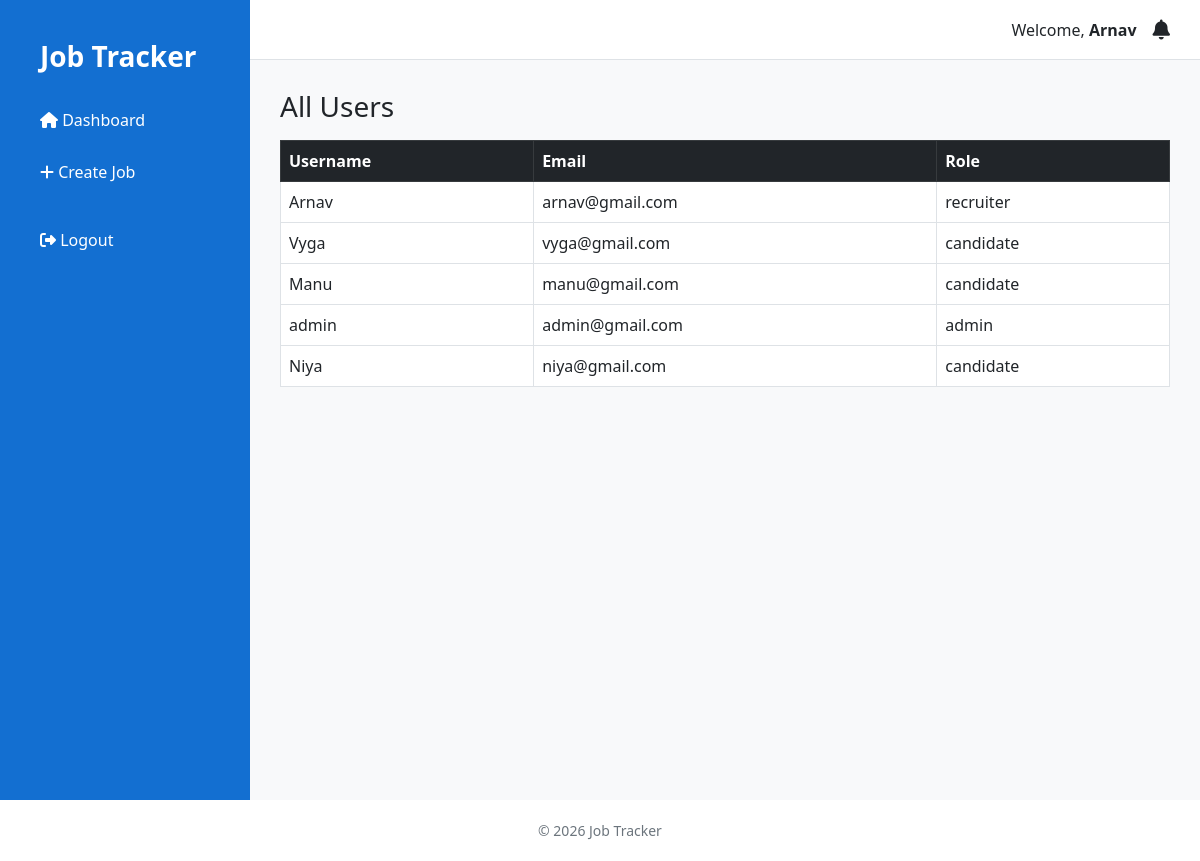
The page /admin-users/ (signed in) on the database its author committed.
### application/models.py (models this page shows, shortened)
class Profile(models.Model):
    ROLE_CHOICES = (
        ('candidate', 'Candidate'),
        ('recruiter', 'Recruiter'),
    )
    user = models.OneToOneField(User, on_delete=models.CASCADE)
    role = models.CharField(max_length=20, choices=ROLE_CHOICES)
    is_experienced = models.BooleanField(default=False)
    current_company = models.CharField(max_length=100, blank=True)
    current_role = models.CharField(max_length=100, blank=True)
    years_of_experience = models.PositiveIntegerField(null=True, blank=True)
    resume = models.FileField(upload_to='resumes/', blank=True, null=True)
    profile_completed = models.BooleanField(default=False)

### application/views.py (the view)
# urls.py: path("admin-users/", views.admin_users, name="admin_users"),
@login_required
def admin_users(request):
    return render(request, "admin/users.html", {
        "profiles": Profile.objects.select_related('user')
    })

### application/templates/admin/users.html
{% extends "dashboard_base.html" %}
{% block dashboard_content %}
<h3>All Users</h3>
<table class="table table-bordered table-hover mt-3">
    <thead class="table-dark">
        <tr>
            <th>Username</th>
            <th>Email</th>
            <th>Role</th>
        </tr>
    </thead>
    {% for profile in profiles %}
    <tr>
        <td>{{ profile.user.username }}</td>
        <td>{{ profile.user.email }}</td>
        <td>{{ profile.role }}</td>
    </tr>
    {% empty %}
    <tr><td colspan="3">No users found</td></tr>
    {% endfor %}
</table>
{% endblock %}

### application/templates/dashboard_base.html (shortened to what this page needs)
<!DOCTYPE html>
<html lang="en">
<head>
    <link href="https://cdn.jsdelivr.net/npm/bootstrap@5.3.0/dist/css/bootstrap.min.css" rel="stylesheet">
    <link href="https://cdnjs.cloudflare.com/ajax/libs/font-awesome/6.5.1/css/all.min.css" rel="stylesheet">
</head>
<body>
<div id="sidebar">
    <div class="sidebar-title">
        <h3>Job Tracker</h3>
    </div>
    {% if user.is_authenticated %}
    {% with role=user.profile.role|upper %}
    <ul class="sidebar-list">
        {% if role == "RECRUITER" %}
            <li class="sidebar-list-item"><a href="{% url 'recruiter_dashboard' %}"><i class="fa-solid fa-house"></i> Dashboard</a></li>
            <li class="sidebar-list-item"><a href="{% url 'create_job' %}"><i class="fa-solid fa-plus"></i> Create Job</a></li>
        {% endif %}
        <li class="mt-3">
            <a href="{% url 'logout' %}" class="logout-link"><i class="fa-solid fa-right-from-bracket"></i> Logout</a>
        </li>
    </ul>
    {% endwith %}
    {% endif %}
</div>
<div class="topbar">
    <span>Welcome, <strong>{{ user.username|title }}</strong></span>
    <a href="{% url 'notifications' %}" class="position-relative text-dark ms-3">
        <i class="fa-solid fa-bell fa-lg"></i>
    </a>
</div>
<div class="main-content">
    {% block dashboard_content %}{% endblock %}
</div>
<footer>
    © 2026 Job Tracker
</footer>
</body>
</html>

### application/templates/dashboard_base.html (style rules this page uses)
#sidebar { height: 100vh; width: 250px; background-color: rgb(19, 111, 209); color: #fff; position: fixed; top: 0; left: 0; overflow-y: auto; padding-bottom: 40px; }
.sidebar-title { padding: 40px 20px 20px 40px; }
.sidebar-title h3 { margin: 0; font-weight: bold; }
.sidebar-list { list-style: none; padding: 0; margin: 0; }
.sidebar-list-item { padding: 14px 20px 14px 40px; font-size: 16px; }
.sidebar-list-item a { color: #fff; text-decoration: none; display: block; }
.logout-link { display: block; padding: 14px 20px 14px 40px; color: #fff; text-decoration: none; }
.topbar { height: 60px; background: #fff; border-bottom: 1px solid #dee2e6; margin-left: 250px; padding: 0 30px; display: flex; align-items: center; justify-content: flex-end; }
.main-content { margin-left: 250px; padding: 30px; background-color: #f8f9fa; min-height: calc(100vh - 60px); }
footer { text-align: center; color: #6c757d; font-size: 14px; padding: 20px 0; }

### rows shown on the page
Profile: user.username "Arnav", user.email "arnav@gmail.com", role "recruiter"
Profile: user.username "Vyga", user.email "vyga@gmail.com", role "candidate"
Profile: user.username "Manu", user.email "manu@gmail.com", role "candidate"
Profile: user.username "admin", user.email "admin@gmail.com", role "admin"
Profile: user.username "Niya", user.email "niya@gmail.com", role "candidate"

### other values the page prints
{{ user.username|title }} "Arnav"
